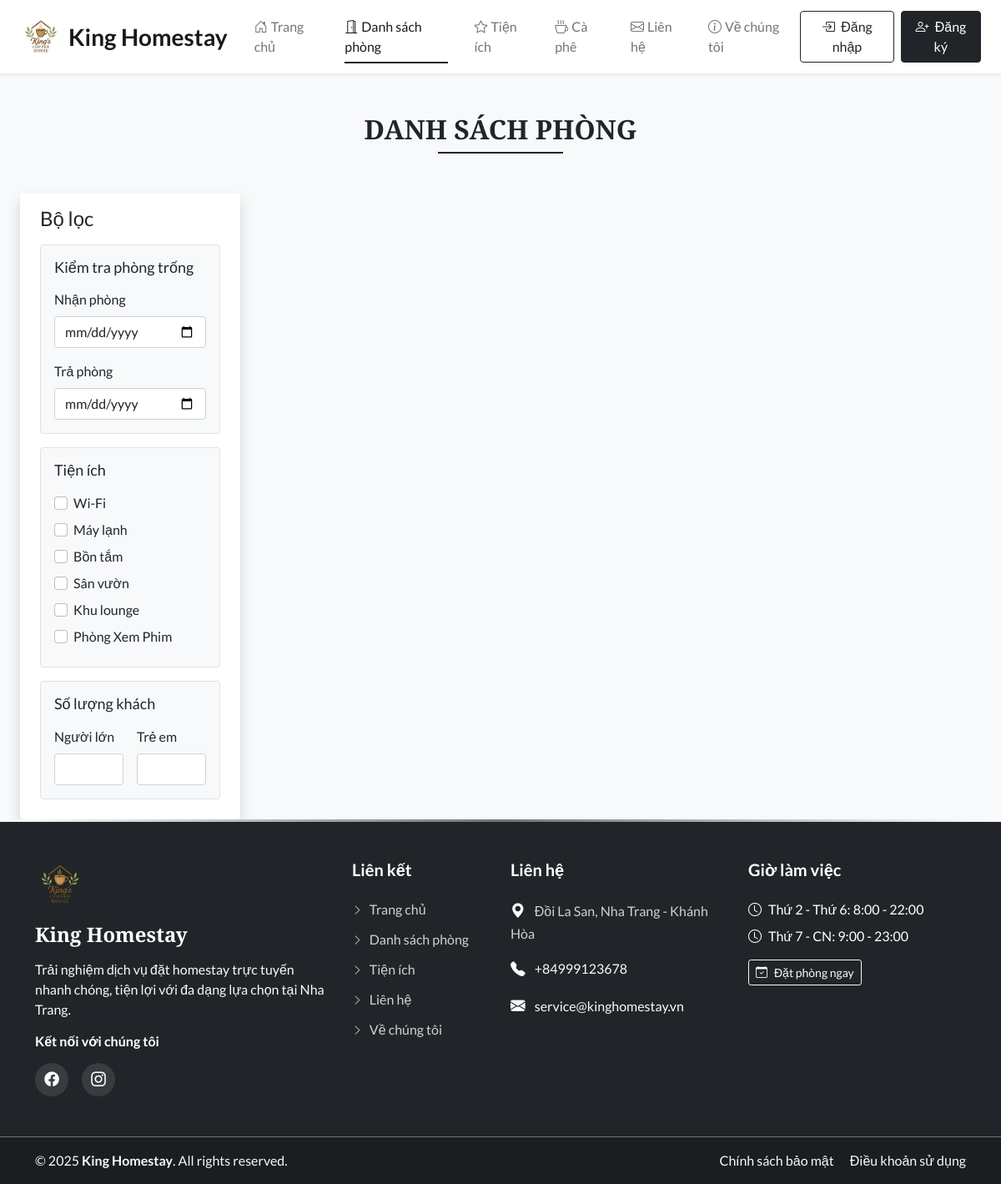
The page /rooms.php on the database its author committed.
### tables this page shows
CREATE TABLE `settings` (
  `sr_no` int(11) NOT NULL,
  `site_title` varchar(50) NOT NULL,
  `site_about` varchar(250) NOT NULL,
  `shutdown` tinyint(1) NOT NULL
);

CREATE TABLE `facilities` (
  `id` int(11) NOT NULL,
  `icon` varchar(100) NOT NULL,
  `name` varchar(50) NOT NULL,
  `description` varchar(250) NOT NULL
);

CREATE TABLE `contact_details` (
  `sr_no` int(11) NOT NULL,
  `address` varchar(50) NOT NULL,
  `gmap` varchar(100) NOT NULL,
  `pn1` bigint(20) NOT NULL,
  `email` varchar(100) NOT NULL,
  `fb` varchar(100) NOT NULL,
  `insta` varchar(100) NOT NULL,
  `tw` varchar(100) NOT NULL,
  `iframe` varchar(300) NOT NULL
);

### admin/inc/db_config.php (called while the page is built, shortened)
<?php
  function selectAll($table) {
    $con = $GLOBALS['con'];
    $res = mysqli_query($con, "SELECT * FROM $table");
    return $res;
  }
  function select($sql, $values, $datatypes) {
    $con = $GLOBALS['con'];
    if($stmt = mysqli_prepare($con, $sql)){
      mysqli_stmt_bind_param($stmt, $datatypes, ...$values);
      if(mysqli_stmt_execute($stmt)){
        $res = mysqli_stmt_get_result($stmt);
        return $res;
      }
      else{
        mysqli_stmt_close($stmt);
        die("Query cannot be executed - Execute");
      }
    }
    else{
      die("Query cannot be executed - Select");
    }
  }
?>

### rooms.php (the view, shortened to what this page needs)
<!DOCTYPE html>
<html lang="en">
<head>
  <?php require('inc/links.php'); ?>
</head>
<body class="bg-light">
  <?php
    require('inc/header.php');
    $checkin_default="";
    $checkout_default="";
    $adult_default="";
    $children_default="";
  ?>
  <div class="my-5 px-4">
    <h2 class="fw-bold h-font text-center">DANH SÁCH PHÒNG</h2>
    <div class="h-line bg-dark"></div>
  </div>
  <div class="container-fluid">
    <div class="row">
      <div class="col-lg-3 col-md-12 mb-lg-0 mb-4 ps-4">
        <nav class="navbar navbar-expand-lg navbar-light bg-white rounded shadow">
          <div class="container-fluid flex-lg-column align-items-stretch">
            <h4 class="mt-2">Bộ lọc</h4>
            <div class="collapse navbar-collapse flex-column align-items-stretch mt-2" id="filterDropdown">
              <div class="border bg-light p-3 rounded mb-3">
                <h5 class="d-flex align-items-center justify-content-between mb-3" style="font-size: 18px;">
                  <span>Kiểm tra phòng trống</span>
                </h5>
                <label class="form-label">Nhận phòng</label>
                <input type="date" class="form-control shadow-none mb-3" value="<?php echo $checkin_default ?>" id="checkin" onchange="chk_avail_filter()">
                <label class="form-label">Trả phòng</label>
                <input type="date" class="form-control shadow-none" value="<?php echo $checkout_default ?>"  id="checkout" onchange="chk_avail_filter()">
              </div>
              <div class="border bg-light p-3 rounded mb-3">
                <h5 class="d-flex align-items-center justify-content-between mb-3" style="font-size: 18px;">
                  <span>Tiện ích</span>
                </h5>
              <?php
                  $facilities_q = selectAll('facilities');
                  while($row = mysqli_fetch_assoc($facilities_q))
                  {
                    echo<<<facilities
                      <div class="mb-2">
                        <input type="checkbox" onclick="fetch_rooms()" name="facilities" value="$row[id]" class="form-check-input shadow-none me-1" id="$row[id]">
                        <label class="form-check-label" for="$row[id]">$row[name]</label>
                      </div>
                    facilities;
                  }
                ?>
              </div>
              <div class="border bg-light p-3 rounded mb-3">
                <h5 class="d-flex align-items-center justify-content-between mb-3" style="font-size: 18px;">
                  <span>Số lượng khách</span>
                </h5>
                <div class="d-flex">
                  <div class="me-3">
                    <label class="form-label">Người lớn</label>
                    <input type="number" min="1" id="adults" value="<?php echo $adult_default ?>" oninput="guests_filter()" class="form-control shadow-none">
                  </div>
                  <div>
                    <label class="form-label">Trẻ em</label>
                    <input type="number" min="1" id="children" value="<?php echo $children_default ?>" oninput="guests_filter()" class="form-control shadow-none">
                  </div>
                </div>
              </div>
            </div>
          </div>
        </nav>
      </div>
      <div class="col-lg-9 col-md-12 px-4" id="rooms-data">
      </div>
    </div>
  </div>
  <?php require('inc/footer.php'); ?>
</body>
</html>

### inc/header.php (shortened to what this page needs)
<nav id="nav-bar" class="navbar navbar-expand-lg navbar-light bg-white shadow-sm sticky-top">
  <div class="container-fluid px-lg-4">
    <a class="navbar-brand d-flex align-items-center fw-bold fs-3 h-font order-lg-1" href="index.php">
      <img src="images/logohm.png" alt="Logo" width="50" height="50" class="me-2">
      <span class="d-none d-lg-inline"><?php echo $settings_r['site_title'] ?></span>
    </a>
    <div class="d-flex align-items-center order-lg-3 ms-auto">
      <?php
        if(isset($_SESSION['login']) && $_SESSION['login']==true)
        {
          $path = USERS_IMG_PATH;
          echo<<<data
            <div class="dropdown">
              <button class="btn btn-light shadow-none d-flex align-items-center dropdown-toggle" type="button" data-bs-toggle="dropdown" aria-expanded="false">
                <img src="$path$_SESSION[uPic]" style="width: 35px; height: 35px;" class="rounded-circle me-2">
                <span class="d-none d-md-inline">$_SESSION[uName]</span>
              </button>
              <ul class="dropdown-menu dropdown-menu-end shadow">
                <li><a class="dropdown-item" href="profile.php"><i class="bi bi-person me-2"></i>Hồ sơ cá nhân</a></li>
                <li><a class="dropdown-item" href="bookings.php"><i class="bi bi-calendar-check me-2"></i>Lịch sử đặt phòng</a></li>
                <li><hr class="dropdown-divider"></li>
                <li><a class="dropdown-item text-danger" href="logout.php"><i class="bi bi-box-arrow-right me-2"></i>Đăng xuất</a></li>
              </ul>
            </div>
          data;
        }
        else
        {
          echo<<<data
            <button type="button" class="btn btn-outline-dark shadow-none me-2" data-bs-toggle="modal" data-bs-target="#loginModal">
              <i class="bi bi-box-arrow-in-right me-1"></i>
              <span class="d-none d-sm-inline">Đăng nhập</span>
            </button>
            <button type="button" class="btn btn-dark shadow-none" data-bs-toggle="modal" data-bs-target="#registerModal">
              <i class="bi bi-person-plus me-1"></i>
              <span class="d-none d-sm-inline">Đăng ký</span>
            </button>
          data;
        }
      ?>
    </div>
    <div class="collapse navbar-collapse order-lg-2" id="navbarSupportedContent">
      <ul class="navbar-nav me-auto mb-2 mb-lg-0">
        <li class="nav-item">
          <a class="nav-link px-3" href="index.php">
            <i class="bi bi-house-door me-1"></i>Trang chủ
          </a>
        </li>
        <li class="nav-item">
          <a class="nav-link px-3" href="rooms.php">
            <i class="bi bi-door-open me-1"></i>Danh sách phòng
          </a>
        </li>
        <li class="nav-item">
          <a class="nav-link px-3" href="facilities.php">
            <i class="bi bi-star me-1"></i>Tiện ích
          </a>
        </li>
        <li class="nav-item">
          <a class="nav-link px-3" href="coffee.php">
            <i class="bi bi-cup-hot me-1"></i>Cà phê
          </a>
        </li>
        <li class="nav-item">
          <a class="nav-link px-3" href="contact.php">
            <i class="bi bi-envelope me-1"></i>Liên hệ
          </a>
        </li>
        <li class="nav-item">
          <a class="nav-link px-3" href="about.php">
            <i class="bi bi-info-circle me-1"></i>Về chúng tôi
          </a>
        </li>
      </ul>
    </div>
  </div>
</nav>

### inc/footer.php (shortened to what this page needs)
<footer class="footer-section bg-dark text-white">
  <div class="container py-5">
    <div class="row g-4">
      <div class="col-lg-4 col-md-6">
        <div class="footer-brand mb-3">
          <img src="images/logohm.png" alt="Logo" width="60" height="60" class="mb-3">
          <h3 class="h-font fw-bold fs-4 text-white"><?php echo $settings_r['site_title'] ?></h3>
        </div>
        <p class="text-light mb-3">
          <?php echo $settings_r['site_about'] ?>
        </p>
        <div class="social-links">
          <h6 class="fw-bold mb-3">Kết nối với chúng tôi</h6>
          <div class="d-flex gap-3">
            <a href="<?php echo $contact_r['fb'] ?>" class="social-icon" target="_blank" rel="noopener">
              <i class="bi bi-facebook"></i>
            </a>
            <a href="<?php echo $contact_r['insta'] ?>" class="social-icon" target="_blank" rel="noopener">
              <i class="bi bi-instagram"></i>
            </a>
          </div>
        </div>
      </div>
      <div class="col-lg-2 col-md-6">
        <h5 class="fw-bold mb-4 text-white">Liên kết</h5>
        <ul class="footer-links list-unstyled">
          <li><a href="index.php"><i class="bi bi-chevron-right me-2"></i>Trang chủ</a></li>
          <li><a href="rooms.php"><i class="bi bi-chevron-right me-2"></i>Danh sách phòng</a></li>
          <li><a href="facilities.php"><i class="bi bi-chevron-right me-2"></i>Tiện ích</a></li>
          <li><a href="contact.php"><i class="bi bi-chevron-right me-2"></i>Liên hệ</a></li>
          <li><a href="about.php"><i class="bi bi-chevron-right me-2"></i>Về chúng tôi</a></li>
        </ul>
      </div>
      <div class="col-lg-3 col-md-6">
        <h5 class="fw-bold mb-4 text-white">Liên hệ</h5>
        <ul class="list-unstyled contact-info">
          <li class="mb-3">
            <i class="bi bi-geo-alt-fill me-2"></i>
            <span><?php echo $contact_r['address'] ?? 'Địa chỉ homestay' ?></span>
          </li>
          <li class="mb-3">
            <i class="bi bi-telephone-fill me-2"></i>
            <a href="tel:<?php echo $contact_r['pn1'] ?? '' ?>" class="text-light text-decoration-none">
              +<?php echo $contact_r['pn1'] ?? 'Số điện thoại' ?>
            </a>
          </li>
          <li class="mb-3">
            <i class="bi bi-envelope-fill me-2"></i>
            <a href="mailto:<?php echo $contact_r['email'] ?? '' ?>" class="text-light text-decoration-none">
              <?php echo $contact_r['email'] ?? 'Email liên hệ' ?>
            </a>
          </li>
        </ul>
      </div>
      <div class="col-lg-3 col-md-6">
        <h5 class="fw-bold mb-4 text-white">Giờ làm việc</h5>
        <ul class="list-unstyled">
          <li class="mb-2"><i class="bi bi-clock me-2"></i>Thứ 2 - Thứ 6: 8:00 - 22:00</li>
          <li class="mb-2"><i class="bi bi-clock me-2"></i>Thứ 7 - CN: 9:00 - 23:00</li>
          <li class="mt-3">
            <a href="rooms.php" class="btn btn-outline-light btn-sm">
              <i class="bi bi-calendar-check me-2"></i>Đặt phòng ngay
            </a>
          </li>
        </ul>
      </div>
    </div>
  </div>
  <div class="footer-bottom py-3 border-top border-secondary">
    <div class="container">
      <div class="row align-items-center">
        <div class="col-md-6 text-center text-md-start mb-2 mb-md-0">
          <p class="mb-0 text-light">
            © <?php echo date("Y"); ?> <strong><?php echo $settings_r['site_title'] ?></strong>. All rights reserved.
          </p>
        </div>
        <div class="col-md-6 text-center text-md-end">
          <p class="mb-0 text-light">
            <a href="#" class="text-light text-decoration-none me-3">Chính sách bảo mật</a>
            <a href="#" class="text-light text-decoration-none">Điều khoản sử dụng</a>
          </p>
        </div>
      </div>
    </div>
  </div>
</footer>

### css/common.css (style rules this page uses)
:root { --teal: #2D6A4F; --teal_hover: #2D6A4F; }
* { font-family: 'Lato', sans-serif; }
.h-font { font-family: 'Merriweather', serif; }
input[type=number] { -moz-appearance: textfield; }
.h-line { width: 150px; margin: 0 auto; height: 1.7px; }

### inc/header.php (style rules this page uses)
#nav-bar { padding: 0.75rem 0; transition: all 0.3s ease; }
.navbar-brand { font-size: 1.5rem; transition: transform 0.3s ease; }
.nav-link { font-weight: 500; position: relative; transition: color 0.3s ease; }
.nav-link::after { content: ''; position: absolute; bottom: 0; left: 50%; width: 0; height: 2px; background-color: #212529; transition: all 0.3s ease; transform: translateX(-50%); }
.nav-link:hover::after, .nav-link.active::after { width: 80%; }

### inc/footer.php (style rules this page uses)
.footer-section { position: relative; overflow: hidden; }
.footer-section::before { content: ''; position: absolute; top: 0; left: 0; right: 0; height: 3px; background: linear-gradient(90deg, #fff, #6c757d, #fff); }
.footer-brand h3 { margin-bottom: 0; }
.social-icon { width: 40px; height: 40px; display: inline-flex; align-items: center; justify-content: center; background-color: rgba(255, 255, 255, 0.1); color: #fff; border-radius: 50%; text-decoration: none; transition: all 0.3s ease; font-size: 1.1rem; }
.footer-links li { margin-bottom: 0.75rem; }
.footer-links a { color: #d1d1d1; text-decoration: none; transition: all 0.3s ease; display: inline-block; }
.footer-links i { font-size: 0.8rem; transition: transform 0.3s ease; }
.contact-info li { color: #d1d1d1; line-height: 1.6; }
.contact-info i { color: #fff; font-size: 1.1rem; }
.footer-bottom { background-color: rgba(0, 0, 0, 0.2); }

### rows shown on the page
settings: site_title "King Homestay", site_about "Trải nghiệm dịch vụ đặt homestay trực tuyến nhanh chóng, tiện lợi với đa dạng lựa chọn tại Nha Trang."
facilities: name "Wi-Fi"
facilities: name "Máy lạnh"
facilities: name "Bồn tắm"
facilities: name "Sân vườn"
facilities: name "Khu lounge"
facilities: name "Phòng Xem Phim"
contact_details: address "Đồi La San, Nha Trang - Khánh Hòa", pn1 "84999123678", email "service@kinghomestay.vn"
